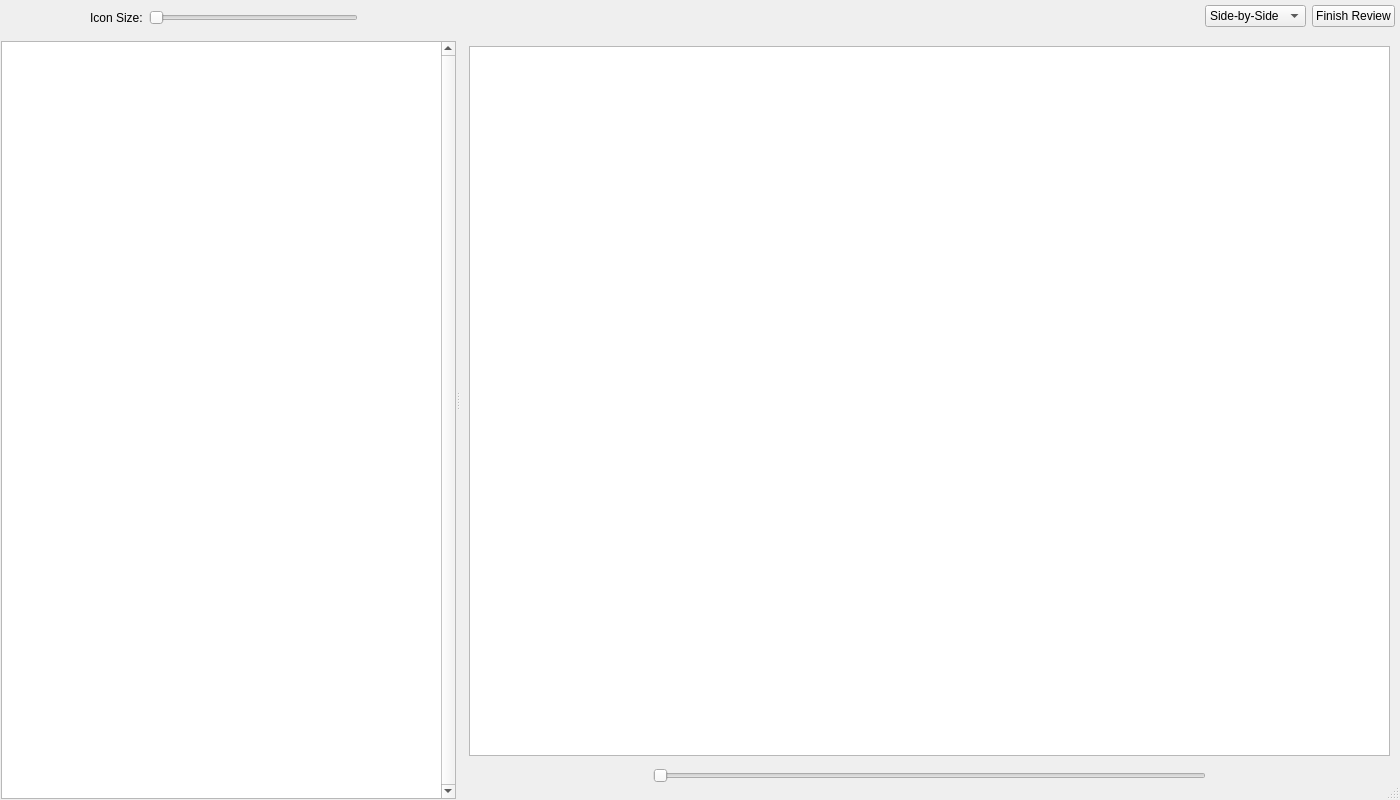
<?xml version="1.0" encoding="UTF-8"?>
<ui version="4.0">
 <class>OutputReview</class>
 <widget class="QDialog" name="OutputReview">
  <property name="geometry">
   <rect>
    <x>0</x>
    <y>0</y>
    <width>1400</width>
    <height>800</height>
   </rect>
  </property>
  <property name="windowTitle">
   <string notr="true">Review</string>
  </property>
  <property name="sizeGripEnabled">
   <bool>true</bool>
  </property>
  <property name="modal">
   <bool>true</bool>
  </property>
  <layout class="QVBoxLayout" name="verticalLayout_7">
   <property name="leftMargin">
    <number>1</number>
   </property>
   <property name="topMargin">
    <number>1</number>
   </property>
   <property name="rightMargin">
    <number>1</number>
   </property>
   <property name="bottomMargin">
    <number>1</number>
   </property>
   <item>
    <widget class="QSplitter" name="splitter">
     <property name="orientation">
      <enum>Qt::Horizontal</enum>
     </property>
     <widget class="QWidget" name="layoutWidget">
      <layout class="QVBoxLayout" name="verticalLayout_3">
       <item>
        <layout class="QHBoxLayout" name="horizontalLayout_2" stretch="0,1,0,3,0,0">
         <property name="leftMargin">
          <number>6</number>
         </property>
         <property name="topMargin">
          <number>6</number>
         </property>
         <property name="rightMargin">
          <number>6</number>
         </property>
         <property name="bottomMargin">
          <number>6</number>
         </property>
         <item>
          <widget class="QLabel" name="label_image_count">
           <property name="text">
            <string>&lt;image count&gt;</string>
           </property>
          </widget>
         </item>
         <item>
          <spacer name="horizontalSpacer">
           <property name="orientation">
            <enum>Qt::Horizontal</enum>
           </property>
           <property name="sizeHint" stdset="0">
            <size>
             <width>0</width>
             <height>20</height>
            </size>
           </property>
          </spacer>
         </item>
         <item>
          <widget class="QLabel" name="label">
           <property name="text">
            <string>Icon Size:</string>
           </property>
          </widget>
         </item>
         <item>
          <widget class="QSlider" name="horizontalSlider_icon_size">
           <property name="minimum">
            <number>1</number>
           </property>
           <property name="maximum">
            <number>1000</number>
           </property>
           <property name="orientation">
            <enum>Qt::Horizontal</enum>
           </property>
          </widget>
         </item>
         <item>
          <widget class="QPushButton" name="pushButton_prev">
           <property name="toolTip">
            <string>Previous image</string>
           </property>
           <property name="text">
            <string notr="true"/>
           </property>
           <property name="icon">
            <iconset theme="arrow-left">
             <normaloff>.</normaloff>.</iconset>
           </property>
           <property name="flat">
            <bool>true</bool>
           </property>
          </widget>
         </item>
         <item>
          <widget class="QPushButton" name="pushButton_next">
           <property name="toolTip">
            <string>Next image</string>
           </property>
           <property name="text">
            <string notr="true"/>
           </property>
           <property name="icon">
            <iconset theme="arrow-right">
             <normaloff>.</normaloff>.</iconset>
           </property>
           <property name="flat">
            <bool>true</bool>
           </property>
          </widget>
         </item>
        </layout>
       </item>
       <item>
        <widget class="QListWidget" name="image_list">
         <property name="verticalScrollBarPolicy">
          <enum>Qt::ScrollBarAlwaysOn</enum>
         </property>
         <property name="horizontalScrollBarPolicy">
          <enum>Qt::ScrollBarAlwaysOff</enum>
         </property>
         <property name="editTriggers">
          <set>QAbstractItemView::NoEditTriggers</set>
         </property>
         <property name="showDropIndicator" stdset="0">
          <bool>false</bool>
         </property>
         <property name="dragDropMode">
          <enum>QAbstractItemView::NoDragDrop</enum>
         </property>
         <property name="movement">
          <enum>QListView::Static</enum>
         </property>
         <property name="flow">
          <enum>QListView::LeftToRight</enum>
         </property>
         <property name="isWrapping" stdset="0">
          <bool>true</bool>
         </property>
         <property name="resizeMode">
          <enum>QListView::Adjust</enum>
         </property>
         <property name="layoutMode">
          <enum>QListView::Batched</enum>
         </property>
         <property name="viewMode">
          <enum>QListView::IconMode</enum>
         </property>
         <property name="uniformItemSizes">
          <bool>false</bool>
         </property>
         <property name="batchSize">
          <number>100</number>
         </property>
         <property name="wordWrap">
          <bool>false</bool>
         </property>
         <property name="selectionRectVisible">
          <bool>true</bool>
         </property>
        </widget>
       </item>
      </layout>
     </widget>
     <widget class="QWidget" name="layoutWidget1">
      <layout class="QVBoxLayout" name="verticalLayout">
       <item>
        <layout class="QHBoxLayout" name="horizontalLayout">
         <property name="spacing">
          <number>6</number>
         </property>
         <property name="leftMargin">
          <number>6</number>
         </property>
         <property name="topMargin">
          <number>4</number>
         </property>
         <property name="rightMargin">
          <number>4</number>
         </property>
         <property name="bottomMargin">
          <number>4</number>
         </property>
         <item>
          <widget class="CElidedLabel" name="label_file_name">
           <property name="sizePolicy">
            <sizepolicy hsizetype="MinimumExpanding" vsizetype="Preferred">
             <horstretch>0</horstretch>
             <verstretch>0</verstretch>
            </sizepolicy>
           </property>
           <property name="frameShape">
            <enum>QFrame::NoFrame</enum>
           </property>
           <property name="frameShadow">
            <enum>QFrame::Raised</enum>
           </property>
          </widget>
         </item>
         <item>
          <widget class="QPushButton" name="pushButton_zoom_in">
           <property name="toolTip">
            <string>Zoom in</string>
           </property>
           <property name="text">
            <string/>
           </property>
           <property name="icon">
            <iconset theme="zoom-in">
             <normaloff>.</normaloff>.</iconset>
           </property>
           <property name="flat">
            <bool>true</bool>
           </property>
          </widget>
         </item>
         <item>
          <widget class="QPushButton" name="pushButton_zoom_out">
           <property name="toolTip">
            <string>Zoom out</string>
           </property>
           <property name="text">
            <string/>
           </property>
           <property name="icon">
            <iconset theme="zoom-out">
             <normaloff>.</normaloff>.</iconset>
           </property>
           <property name="flat">
            <bool>true</bool>
           </property>
          </widget>
         </item>
         <item>
          <widget class="QPushButton" name="pushButton_zoom_reset">
           <property name="toolTip">
            <string>Reset zoom</string>
           </property>
           <property name="text">
            <string/>
           </property>
           <property name="icon">
            <iconset theme="zoom-original">
             <normaloff>.</normaloff>.</iconset>
           </property>
           <property name="flat">
            <bool>true</bool>
           </property>
          </widget>
         </item>
         <item>
          <widget class="QPushButton" name="pushButton_zoom_fit">
           <property name="toolTip">
            <string>Zoom to fit</string>
           </property>
           <property name="text">
            <string/>
           </property>
           <property name="icon">
            <iconset theme="zoom-fit-best">
             <normaloff>.</normaloff>.</iconset>
           </property>
           <property name="flat">
            <bool>true</bool>
           </property>
          </widget>
         </item>
         <item>
          <widget class="QComboBox" name="comboBox_view_mode">
           <item>
            <property name="text">
             <string>Side-by-Side</string>
            </property>
           </item>
           <item>
            <property name="text">
             <string>Swipe</string>
            </property>
           </item>
           <item>
            <property name="text">
             <string>Onion</string>
            </property>
           </item>
           <item>
            <property name="text">
             <string>Difference</string>
            </property>
           </item>
           <item>
            <property name="text">
             <string>Overlay</string>
            </property>
           </item>
          </widget>
         </item>
         <item>
          <widget class="QPushButton" name="pushButton_done">
           <property name="text">
            <string>Finish Review</string>
           </property>
          </widget>
         </item>
        </layout>
       </item>
       <item>
        <widget class="QStackedWidget" name="stackedWidget">
         <property name="currentIndex">
          <number>1</number>
         </property>
         <widget class="QWidget" name="page_side_by_side">
          <layout class="QHBoxLayout" name="horizontalLayout_3" stretch="1,1">
           <item>
            <widget class="ImageViewer" name="image_viewer_sbs_master"/>
           </item>
           <item>
            <widget class="ImageViewer" name="image_viewer_sbs_slave"/>
           </item>
          </layout>
         </widget>
         <widget class="QWidget" name="page_swipe">
          <layout class="QVBoxLayout" name="verticalLayout_4">
           <item>
            <widget class="SwipeViewer" name="image_viewer_swipe"/>
           </item>
           <item>
            <layout class="QHBoxLayout" name="horizontalLayout_5" stretch="1,3,1">
             <property name="leftMargin">
              <number>0</number>
             </property>
             <property name="topMargin">
              <number>4</number>
             </property>
             <property name="rightMargin">
              <number>0</number>
             </property>
             <property name="bottomMargin">
              <number>4</number>
             </property>
             <item>
              <spacer name="horizontalSpacer_2">
               <property name="orientation">
                <enum>Qt::Horizontal</enum>
               </property>
               <property name="sizeHint" stdset="0">
                <size>
                 <width>0</width>
                 <height>20</height>
                </size>
               </property>
              </spacer>
             </item>
             <item>
              <widget class="QSlider" name="horizontalSlider_swipe">
               <property name="sizePolicy">
                <sizepolicy hsizetype="Expanding" vsizetype="Fixed">
                 <horstretch>0</horstretch>
                 <verstretch>0</verstretch>
                </sizepolicy>
               </property>
               <property name="orientation">
                <enum>Qt::Horizontal</enum>
               </property>
              </widget>
             </item>
             <item>
              <spacer name="horizontalSpacer_3">
               <property name="orientation">
                <enum>Qt::Horizontal</enum>
               </property>
               <property name="sizeHint" stdset="0">
                <size>
                 <width>0</width>
                 <height>20</height>
                </size>
               </property>
              </spacer>
             </item>
            </layout>
           </item>
          </layout>
         </widget>
         <widget class="QWidget" name="page_onion">
          <layout class="QVBoxLayout" name="verticalLayout_5">
           <item>
            <widget class="OnionViewer" name="image_viewer_onion"/>
           </item>
           <item>
            <layout class="QHBoxLayout" name="horizontalLayout_6" stretch="1,3,1">
             <property name="leftMargin">
              <number>6</number>
             </property>
             <property name="topMargin">
              <number>4</number>
             </property>
             <property name="rightMargin">
              <number>6</number>
             </property>
             <property name="bottomMargin">
              <number>4</number>
             </property>
             <item>
              <spacer name="horizontalSpacer_6">
               <property name="orientation">
                <enum>Qt::Horizontal</enum>
               </property>
               <property name="sizeHint" stdset="0">
                <size>
                 <width>0</width>
                 <height>20</height>
                </size>
               </property>
              </spacer>
             </item>
             <item>
              <widget class="QSlider" name="horizontalSlider_onion">
               <property name="sizePolicy">
                <sizepolicy hsizetype="Expanding" vsizetype="Fixed">
                 <horstretch>0</horstretch>
                 <verstretch>0</verstretch>
                </sizepolicy>
               </property>
               <property name="orientation">
                <enum>Qt::Horizontal</enum>
               </property>
              </widget>
             </item>
             <item>
              <spacer name="horizontalSpacer_7">
               <property name="orientation">
                <enum>Qt::Horizontal</enum>
               </property>
               <property name="sizeHint" stdset="0">
                <size>
                 <width>0</width>
                 <height>20</height>
                </size>
               </property>
              </spacer>
             </item>
            </layout>
           </item>
          </layout>
         </widget>
         <widget class="QWidget" name="page_difference">
          <layout class="QVBoxLayout" name="verticalLayout_6">
           <item>
            <widget class="DifferenceViewer" name="image_viewer_difference"/>
           </item>
           <item>
            <layout class="QHBoxLayout" name="horizontalLayout_7" stretch="1,3,1">
             <property name="leftMargin">
              <number>6</number>
             </property>
             <property name="topMargin">
              <number>4</number>
             </property>
             <property name="rightMargin">
              <number>6</number>
             </property>
             <property name="bottomMargin">
              <number>4</number>
             </property>
             <item>
              <spacer name="horizontalSpacer_8">
               <property name="orientation">
                <enum>Qt::Horizontal</enum>
               </property>
               <property name="sizeHint" stdset="0">
                <size>
                 <width>0</width>
                 <height>20</height>
                </size>
               </property>
              </spacer>
             </item>
             <item>
              <widget class="QSlider" name="horizontalSlider_difference">
               <property name="sizePolicy">
                <sizepolicy hsizetype="Expanding" vsizetype="Fixed">
                 <horstretch>0</horstretch>
                 <verstretch>0</verstretch>
                </sizepolicy>
               </property>
               <property name="orientation">
                <enum>Qt::Horizontal</enum>
               </property>
              </widget>
             </item>
             <item>
              <spacer name="horizontalSpacer_9">
               <property name="orientation">
                <enum>Qt::Horizontal</enum>
               </property>
               <property name="sizeHint" stdset="0">
                <size>
                 <width>0</width>
                 <height>20</height>
                </size>
               </property>
              </spacer>
             </item>
            </layout>
           </item>
          </layout>
         </widget>
         <widget class="QWidget" name="page_overlay">
          <layout class="QVBoxLayout" name="verticalLayout_2">
           <item>
            <widget class="OverlayViewer" name="image_viewer_overlay"/>
           </item>
           <item>
            <layout class="QHBoxLayout" name="horizontalLayout_8" stretch="1,3,1">
             <property name="leftMargin">
              <number>6</number>
             </property>
             <property name="topMargin">
              <number>4</number>
             </property>
             <property name="rightMargin">
              <number>6</number>
             </property>
             <property name="bottomMargin">
              <number>4</number>
             </property>
             <item>
              <spacer name="horizontalSpacer_10">
               <property name="orientation">
                <enum>Qt::Horizontal</enum>
               </property>
               <property name="sizeHint" stdset="0">
                <size>
                 <width>0</width>
                 <height>20</height>
                </size>
               </property>
              </spacer>
             </item>
             <item>
              <widget class="QSlider" name="horizontalSlider_overlay">
               <property name="sizePolicy">
                <sizepolicy hsizetype="Expanding" vsizetype="Fixed">
                 <horstretch>0</horstretch>
                 <verstretch>0</verstretch>
                </sizepolicy>
               </property>
               <property name="orientation">
                <enum>Qt::Horizontal</enum>
               </property>
              </widget>
             </item>
             <item>
              <spacer name="horizontalSpacer_11">
               <property name="orientation">
                <enum>Qt::Horizontal</enum>
               </property>
               <property name="sizeHint" stdset="0">
                <size>
                 <width>0</width>
                 <height>20</height>
                </size>
               </property>
              </spacer>
             </item>
            </layout>
           </item>
          </layout>
         </widget>
        </widget>
       </item>
      </layout>
     </widget>
    </widget>
   </item>
  </layout>
 </widget>
 <customwidgets>
  <customwidget>
   <class>ImageViewer</class>
   <extends>QGraphicsView</extends>
   <header>pcleaner.gui.image_viewer</header>
   <container>1</container>
  </customwidget>
  <customwidget>
   <class>CElidedLabel</class>
   <extends>QFrame</extends>
   <header>pcleaner.gui.CustomQ.CElidedLabel</header>
   <container>1</container>
  </customwidget>
  <customwidget>
   <class>SwipeViewer</class>
   <extends>QGraphicsView</extends>
   <header>pcleaner.gui.image_diff_viewers</header>
  </customwidget>
  <customwidget>
   <class>OnionViewer</class>
   <extends>QGraphicsView</extends>
   <header>pcleaner.gui.image_diff_viewers</header>
  </customwidget>
  <customwidget>
   <class>DifferenceViewer</class>
   <extends>QGraphicsView</extends>
   <header>pcleaner.gui.image_diff_viewers</header>
  </customwidget>
  <customwidget>
   <class>OverlayViewer</class>
   <extends>QGraphicsView</extends>
   <header>pcleaner.gui.image_diff_viewers</header>
  </customwidget>
 </customwidgets>
 <resources/>
 <connections/>
</ui>
